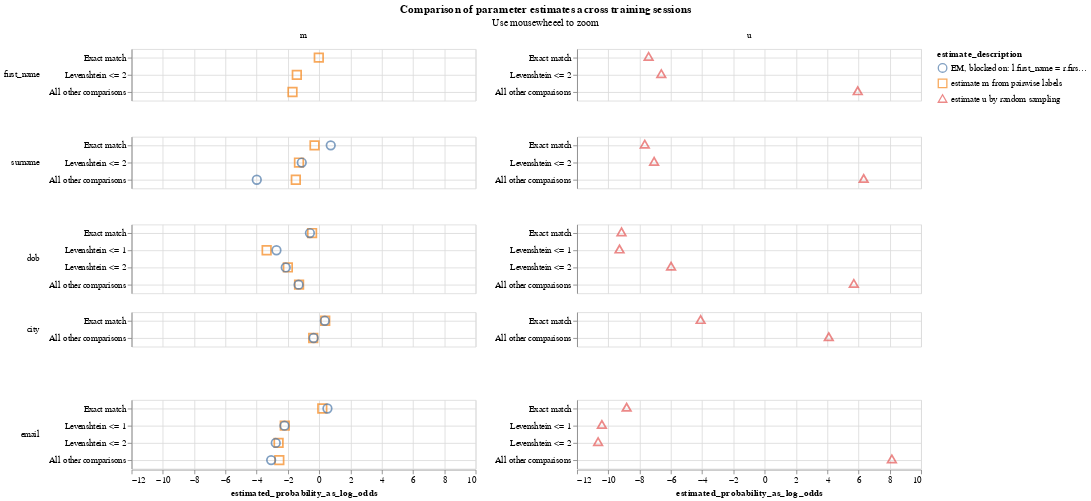

The cell this chart's notebook holds for it:
### Code cell
linker.parameter_estimate_comparisons_chart()

### Figure 1 — Vega-Lite specification as saved in the notebook (floating-point values rounded to 4 significant figures)
{"$schema": "https://vega.github.io/schema/vega-lite/v5.2.0.json", "config": {"title": {"anchor": "middle"}, "view": {"continuousHeight": 300, "continuousWidth": 400}}, "data": {"values": [{"comparison_level_label": "Exact match", "comparison_name": "first_name", "comparison_sort_order": 0, "comparison_vector_value": 2, "estimate_description": "estimate u by random sampling", "estimated_probability": 0.005794, "estimated_probability_as_log_odds": -7.423, "m_or_u": "u", "sql_condition": "\"first_name_l\" = \"first_name_r\""}, {"comparison_level_label": "Exact match", "comparison_name": "first_name", "comparison_sort_order": 0, "comparison_vector_value": 2, "estimate_description": "estimate m from pairwise labels", "estimated_probability": 0.4954, "estimated_probability_as_log_odds": -0.02655, "m_or_u": "m", "sql_condition": "\"first_name_l\" = \"first_name_r\""}, {"comparison_level_label": "Levenshtein <= 2", "comparison_name": "first_name", "comparison_sort_order": 0, "comparison_vector_value": 1, "estimate_description": "estimate u by random sampling", "estimated_probability": 0.01012, "estimated_probability_as_log_odds": -6.612, "m_or_u": "u", "sql_condition": "levenshtein(\"first_name_l\", \"first_name_r\") <= 2"}, {"comparison_level_label": "Levenshtein <= 2", "comparison_name": "first_name", "comparison_sort_order": 0, "comparison_vector_value": 1, "estimate_description": "estimate m from pairwise labels", "estimated_probability": 0.2703, "estimated_probability_as_log_odds": -1.432, "m_or_u": "m", "sql_condition": "levenshtein(\"first_name_l\", \"first_name_r\") <= 2"}, {"comparison_level_label": "All other comparisons", "comparison_name": "first_name", "comparison_sort_order": 0, "comparison_vector_value": 0, "estimate_description": "estimate u by random sampling", "estimated_probability": 0.9841, "estimated_probability_as_log_odds": 5.95, "m_or_u": "u", "sql_condition": "ELSE"}, {"comparison_level_label": "All other comparisons", "comparison_name": "first_name", "comparison_sort_order": 0, "comparison_vector_value": 0, "estimate_description": "estimate m from pairwise labels", "estimated_probability": 0.2343, "estimated_probability_as_log_odds": -1.709, "m_or_u": "m", "sql_condition": "ELSE"}, {"comparison_level_label": "Exact match", "comparison_name": "surname", "comparison_sort_order": 1, "comparison_vector_value": 2, "estimate_description": "estimate u by random sampling", "estimated_probability": 0.00489, "estimated_probability_as_log_odds": -7.669, "m_or_u": "u", "sql_condition": "\"surname_l\" = \"surname_r\""}, {"comparison_level_label": "Exact match", "comparison_name": "surname", "comparison_sort_order": 1, "comparison_vector_value": 2, "estimate_description": "estimate m from pairwise labels", "estimated_probability": 0.4485, "estimated_probability_as_log_odds": -0.2981, "m_or_u": "m", "sql_condition": "\"surname_l\" = \"surname_r\""}, {"comparison_level_label": "Exact match", "comparison_name": "surname", "comparison_sort_order": 1, "comparison_vector_value": 2, "estimate_description": "EM, blocked on: l.first_name = r.first_name", "estimated_probability": 0.6251, "estimated_probability_as_log_odds": 0.7376, "m_or_u": "m", "sql_condition": "\"surname_l\" = \"surname_r\""}, {"comparison_level_label": "Levenshtein <= 2", "comparison_name": "surname", "comparison_sort_order": 1, "comparison_vector_value": 1, "estimate_description": "estimate u by random sampling", "estimated_probability": 0.007374, "estimated_probability_as_log_odds": -7.073, "m_or_u": "u", "sql_condition": "levenshtein(\"surname_l\", \"surname_r\") <= 2"}, {"comparison_level_label": "Levenshtein <= 2", "comparison_name": "surname", "comparison_sort_order": 1, "comparison_vector_value": 1, "estimate_description": "estimate m from pairwise labels", "estimated_probability": 0.2897, "estimated_probability_as_log_odds": -1.294, "m_or_u": "m", "sql_condition": "levenshtein(\"surname_l\", \"surname_r\") <= 2"}, {"comparison_level_label": "Levenshtein <= 2", "comparison_name": "surname", "comparison_sort_order": 1, "comparison_vector_value": 1, "estimate_description": "EM, blocked on: l.first_name = r.first_name", "estimated_probability": 0.3158, "estimated_probability_as_log_odds": -1.116, "m_or_u": "m", "sql_condition": "levenshtein(\"surname_l\", \"surname_r\") <= 2"}, {"comparison_level_label": "All other comparisons", "comparison_name": "surname", "comparison_sort_order": 1, "comparison_vector_value": 0, "estimate_description": "estimate u by random sampling", "estimated_probability": 0.9877, "estimated_probability_as_log_odds": 6.332, "m_or_u": "u", "sql_condition": "ELSE"}, {"comparison_level_label": "All other comparisons", "comparison_name": "surname", "comparison_sort_order": 1, "comparison_vector_value": 0, "estimate_description": "estimate m from pairwise labels", "estimated_probability": 0.2618, "estimated_probability_as_log_odds": -1.496, "m_or_u": "m", "sql_condition": "ELSE"}, {"comparison_level_label": "All other comparisons", "comparison_name": "surname", "comparison_sort_order": 1, "comparison_vector_value": 0, "estimate_description": "EM, blocked on: l.first_name = r.first_name", "estimated_probability": 0.05913, "estimated_probability_as_log_odds": -3.992, "m_or_u": "m", "sql_condition": "ELSE"}, {"comparison_level_label": "Exact match", "comparison_name": "dob", "comparison_sort_order": 2, "comparison_vector_value": 3, "estimate_description": "estimate u by random sampling", "estimated_probability": 0.001748, "estimated_probability_as_log_odds": -9.158, "m_or_u": "u", "sql_condition": "\"dob_l\" = \"dob_r\""}, {"comparison_level_label": "Exact match", "comparison_name": "dob", "comparison_sort_order": 2, "comparison_vector_value": 3, "estimate_description": "estimate m from pairwise labels", "estimated_probability": 0.4215, "estimated_probability_as_log_odds": -0.457, "m_or_u": "m", "sql_condition": "\"dob_l\" = \"dob_r\""}, {"comparison_level_label": "Exact match", "comparison_name": "dob", "comparison_sort_order": 2, "comparison_vector_value": 3, "estimate_description": "EM, blocked on: l.first_name = r.first_name", "estimated_probability": 0.3984, "estimated_probability_as_log_odds": -0.5944, "m_or_u": "m", "sql_condition": "\"dob_l\" = \"dob_r\""}, {"comparison_level_label": "Levenshtein <= 1", "comparison_name": "dob", "comparison_sort_order": 2, "comparison_vector_value": 2, "estimate_description": "estimate u by random sampling", "estimated_probability": 0.001602, "estimated_probability_as_log_odds": -9.284, "m_or_u": "u", "sql_condition": "levenshtein(\"dob_l\", \"dob_r\") <= 1"}, {"comparison_level_label": "Levenshtein <= 1", "comparison_name": "dob", "comparison_sort_order": 2, "comparison_vector_value": 2, "estimate_description": "estimate m from pairwise labels", "estimated_probability": 0.08863, "estimated_probability_as_log_odds": -3.362, "m_or_u": "m", "sql_condition": "levenshtein(\"dob_l\", \"dob_r\") <= 1"}, {"comparison_level_label": "Levenshtein <= 1", "comparison_name": "dob", "comparison_sort_order": 2, "comparison_vector_value": 2, "estimate_description": "EM, blocked on: l.first_name = r.first_name", "estimated_probability": 0.1306, "estimated_probability_as_log_odds": -2.735, "m_or_u": "m", "sql_condition": "levenshtein(\"dob_l\", \"dob_r\") <= 1"}, {"comparison_level_label": "Levenshtein <= 2", "comparison_name": "dob", "comparison_sort_order": 2, "comparison_vector_value": 1, "estimate_description": "estimate u by random sampling", "estimated_probability": 0.01552, "estimated_probability_as_log_odds": -5.987, "m_or_u": "u", "sql_condition": "levenshtein(\"dob_l\", \"dob_r\") <= 2"}, {"comparison_level_label": "Levenshtein <= 2", "comparison_name": "dob", "comparison_sort_order": 2, "comparison_vector_value": 1, "estimate_description": "estimate m from pairwise labels", "estimated_probability": 0.1994, "estimated_probability_as_log_odds": -2.005, "m_or_u": "m", "sql_condition": "levenshtein(\"dob_l\", \"dob_r\") <= 2"}, {"comparison_level_label": "Levenshtein <= 2", "comparison_name": "dob", "comparison_sort_order": 2, "comparison_vector_value": 1, "estimate_description": "EM, blocked on: l.first_name = r.first_name", "estimated_probability": 0.1848, "estimated_probability_as_log_odds": -2.141, "m_or_u": "m", "sql_condition": "levenshtein(\"dob_l\", \"dob_r\") <= 2"}, {"comparison_level_label": "All other comparisons", "comparison_name": "dob", "comparison_sort_order": 2, "comparison_vector_value": 0, "estimate_description": "estimate u by random sampling", "estimated_probability": 0.9811, "estimated_probability_as_log_odds": 5.701, "m_or_u": "u", "sql_condition": "ELSE"}, {"comparison_level_label": "All other comparisons", "comparison_name": "dob", "comparison_sort_order": 2, "comparison_vector_value": 0, "estimate_description": "estimate m from pairwise labels", "estimated_probability": 0.2905, "estimated_probability_as_log_odds": -1.288, "m_or_u": "m", "sql_condition": "ELSE"}, {"comparison_level_label": "All other comparisons", "comparison_name": "dob", "comparison_sort_order": 2, "comparison_vector_value": 0, "estimate_description": "EM, blocked on: l.first_name = r.first_name", "estimated_probability": 0.2862, "estimated_probability_as_log_odds": -1.319, "m_or_u": "m", "sql_condition": "ELSE"}, {"comparison_level_label": "Exact match", "comparison_name": "city", "comparison_sort_order": 3, "comparison_vector_value": 1, "estimate_description": "estimate u by random sampling", "estimated_probability": 0.05515, "estimated_probability_as_log_odds": -4.099, "m_or_u": "u", "sql_condition": "\"city_l\" = \"city_r\""}, {"comparison_level_label": "Exact match", "comparison_name": "city", "comparison_sort_order": 3, "comparison_vector_value": 1, "estimate_description": "estimate m from pairwise labels", "estimated_probability": 0.5661, "estimated_probability_as_log_odds": 0.384, "m_or_u": "m", "sql_condition": "\"city_l\" = \"city_r\""}, {"comparison_level_label": "Exact match", "comparison_name": "city", "comparison_sort_order": 3, "comparison_vector_value": 1, "estimate_description": "EM, blocked on: l.first_name = r.first_name", "estimated_probability": 0.5617, "estimated_probability_as_log_odds": 0.358, "m_or_u": "m", "sql_condition": "\"city_l\" = \"city_r\""}, {"comparison_level_label": "All other comparisons", "comparison_name": "city", "comparison_sort_order": 3, "comparison_vector_value": 0, "estimate_description": "estimate u by random sampling", "estimated_probability": 0.9449, "estimated_probability_as_log_odds": 4.099, "m_or_u": "u", "sql_condition": "ELSE"}, {"comparison_level_label": "All other comparisons", "comparison_name": "city", "comparison_sort_order": 3, "comparison_vector_value": 0, "estimate_description": "estimate m from pairwise labels", "estimated_probability": 0.4339, "estimated_probability_as_log_odds": -0.384, "m_or_u": "m", "sql_condition": "ELSE"}, {"comparison_level_label": "All other comparisons", "comparison_name": "city", "comparison_sort_order": 3, "comparison_vector_value": 0, "estimate_description": "EM, blocked on: l.first_name = r.first_name", "estimated_probability": 0.4383, "estimated_probability_as_log_odds": -0.358, "m_or_u": "m", "sql_condition": "ELSE"}, {"comparison_level_label": "Exact match", "comparison_name": "email", "comparison_sort_order": 4, "comparison_vector_value": 3, "estimate_description": "estimate u by random sampling", "estimated_probability": 0.002194, "estimated_probability_as_log_odds": -8.829, "m_or_u": "u", "sql_condition": "\"email_l\" = \"email_r\""}, {"comparison_level_label": "Exact match", "comparison_name": "email", "comparison_sort_order": 4, "comparison_vector_value": 3, "estimate_description": "estimate m from pairwise labels", "estimated_probability": 0.5341, "estimated_probability_as_log_odds": 0.1969, "m_or_u": "m", "sql_condition": "\"email_l\" = \"email_r\""}, {"comparison_level_label": "Exact match", "comparison_name": "email", "comparison_sort_order": 4, "comparison_vector_value": 3, "estimate_description": "EM, blocked on: l.first_name = r.first_name", "estimated_probability": 0.5902, "estimated_probability_as_log_odds": 0.5261, "m_or_u": "m", "sql_condition": "\"email_l\" = \"email_r\""}, {"comparison_level_label": "Levenshtein <= 1", "comparison_name": "email", "comparison_sort_order": 4, "comparison_vector_value": 2, "estimate_description": "estimate u by random sampling", "estimated_probability": 0.0007334, "estimated_probability_as_log_odds": -10.41, "m_or_u": "u", "sql_condition": "levenshtein(\"email_l\", \"email_r\") <= 1"}, {"comparison_level_label": "Levenshtein <= 1", "comparison_name": "email", "comparison_sort_order": 4, "comparison_vector_value": 2, "estimate_description": "estimate m from pairwise labels", "estimated_probability": 0.1785, "estimated_probability_as_log_odds": -2.202, "m_or_u": "m", "sql_condition": "levenshtein(\"email_l\", \"email_r\") <= 1"}, {"comparison_level_label": "Levenshtein <= 1", "comparison_name": "email", "comparison_sort_order": 4, "comparison_vector_value": 2, "estimate_description": "EM, blocked on: l.first_name = r.first_name", "estimated_probability": 0.1765, "estimated_probability_as_log_odds": -2.222, "m_or_u": "m", "sql_condition": "levenshtein(\"email_l\", \"email_r\") <= 1"}, {"comparison_level_label": "Levenshtein <= 2", "comparison_name": "email", "comparison_sort_order": 4, "comparison_vector_value": 1, "estimate_description": "estimate u by random sampling", "estimated_probability": 0.0006208, "estimated_probability_as_log_odds": -10.65, "m_or_u": "u", "sql_condition": "levenshtein(\"email_l\", \"email_r\") <= 2"}, {"comparison_level_label": "Levenshtein <= 2", "comparison_name": "email", "comparison_sort_order": 4, "comparison_vector_value": 1, "estimate_description": "estimate m from pairwise labels", "estimated_probability": 0.1417, "estimated_probability_as_log_odds": -2.598, "m_or_u": "m", "sql_condition": "levenshtein(\"email_l\", \"email_r\") <= 2"}, {"comparison_level_label": "Levenshtein <= 2", "comparison_name": "email", "comparison_sort_order": 4, "comparison_vector_value": 1, "estimate_description": "EM, blocked on: l.first_name = r.first_name", "estimated_probability": 0.1271, "estimated_probability_as_log_odds": -2.78, "m_or_u": "m", "sql_condition": "levenshtein(\"email_l\", \"email_r\") <= 2"}, {"comparison_level_label": "All other comparisons", "comparison_name": "email", "comparison_sort_order": 4, "comparison_vector_value": 0, "estimate_description": "estimate u by random sampling", "estimated_probability": 0.9965, "estimated_probability_as_log_odds": 8.134, "m_or_u": "u", "sql_condition": "ELSE"}, {"comparison_level_label": "All other comparisons", "comparison_name": "email", "comparison_sort_order": 4, "comparison_vector_value": 0, "estimate_description": "estimate m from pairwise labels", "estimated_probability": 0.1457, "estimated_probability_as_log_odds": -2.552, "m_or_u": "m", "sql_condition": "ELSE"}, {"comparison_level_label": "All other comparisons", "comparison_name": "email", "comparison_sort_order": 4, "comparison_vector_value": 0, "estimate_description": "EM, blocked on: l.first_name = r.first_name", "estimated_probability": 0.1062, "estimated_probability_as_log_odds": -3.073, "m_or_u": "m", "sql_condition": "ELSE"}]}, "encoding": {"color": {"field": "estimate_description", "type": "nominal"}, "column": {"field": "m_or_u", "title": null, "type": "nominal"}, "row": {"field": "comparison_name", "header": {"labelAlign": "left", "labelAnchor": "middle", "labelAngle": 0}, "sort": {"field": "comparison_sort_order"}, "title": null, "type": "nominal"}, "shape": {"field": "estimate_description", "scale": {"range": ["circle", "square", "triangle", "diamond"]}, "type": "nominal"}, "tooltip": [{"field": "comparison_name", "type": "nominal"}, {"field": "estimate_description", "type": "nominal"}, {"field": "estimated_probability", "type": "quantitative"}], "x": {"field": "estimated_probability_as_log_odds", "type": "quantitative"}, "y": {"axis": {"grid": true, "title": null}, "field": "comparison_level_label", "sort": {"field": "comparison_vector_value", "order": "descending"}, "type": "nominal"}}, "mark": {"filled": false, "opacity": 0.7, "size": 100, "type": "point"}, "resolve": {"scale": {"y": "independent"}}, "selection": {"selection_zoom": {"bind": "scales", "encodings": ["x"], "type": "interval"}}, "title": {"subtitle": "Use mousewheeel to zoom", "text": "Comparison of parameter estimates across training sessions"}}
